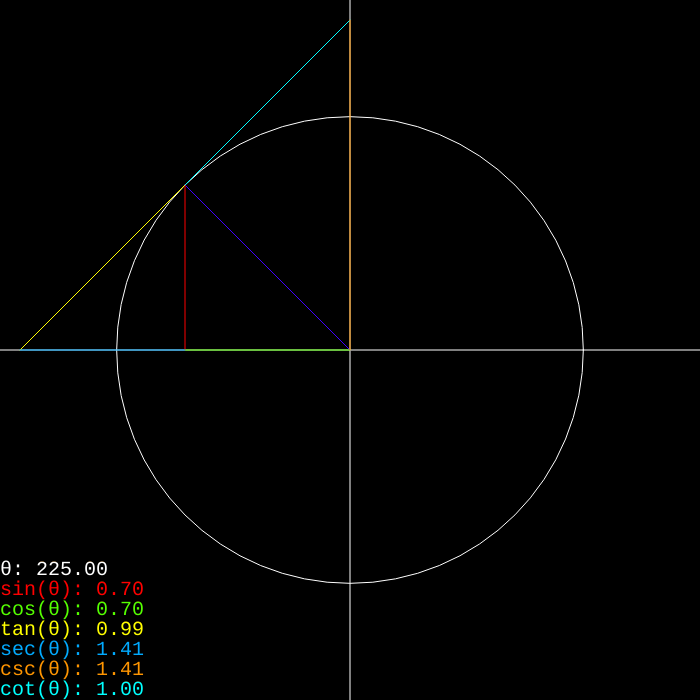
Frame 1 (no input)
Frame 60 (no input): identical to frame 1, image omitted
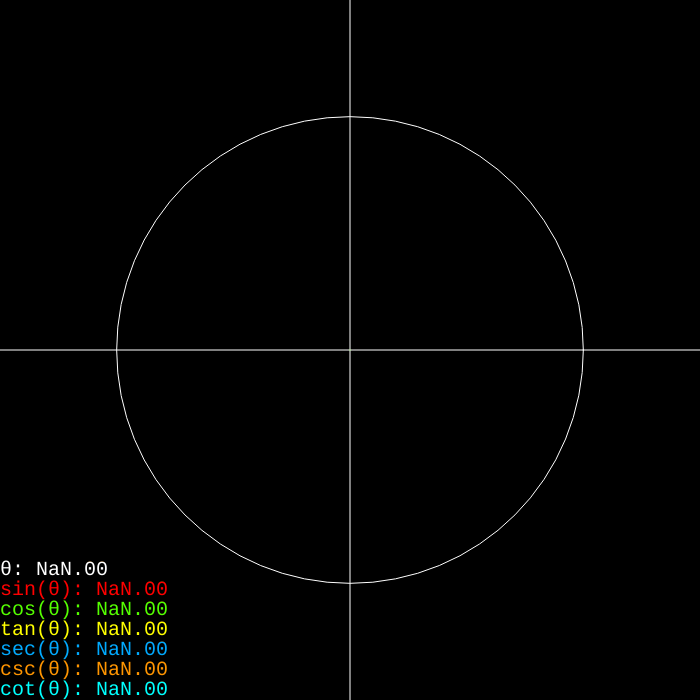
Frame 120 (the mouse pressed at the canvas centre since frame 60)

The p5.js sketch that drew these frames (run headless with seeded random() and noise() and a simulated clock; from frame 60 on, the mouse is pressed at the canvas centre):

// p5.js sketch
// ── sketch.js
let angle = 0;
let numOfTheDay;
let zoom = 1.5;
let speed = 0.5;

function setup() {
  createCanvas(700, 700);
  angleMode(DEGREES);
  colorMode(HSB);
  textSize(20);
  textFont("Monospace");
}

function draw() {
  if (mouseX > width/2){
    angle = atan((mouseY - height/2) / (mouseX - width/2));
  }else{
    angle = 180 + atan((mouseY - height/2) / (mouseX - width/2));
  }
  
  //angle += speed;
  
  stroke(255);
  translate(width/2, height/2);
  background(0);
  noFill();
  circle(0, 0, width/zoom);
  line(0, -height/2, 0, height/2);
  line(-width/2, 0, width/2, 0);
  
  //Hypotenuse
  stroke(255, 255, 255);
  line(0, 0, cos(angle) * (width/2)/zoom, sin(angle) * (width/2)/zoom);
  
  //Y-Axis
  stroke(0, 255, 255);
  line(cos(angle) * (width/2)/zoom, 0, cos(angle) * (width/2)/zoom, sin(angle) * (width/2)/zoom)
  
  //X-Axis
  stroke(100, 255, 255);
  line(cos(angle) * (width/2)/zoom, 0, 0, 0)
  
  //Tan Line
  stroke(60, 255, 255);
  push();
  line(cos(angle) * (width/2)/zoom, sin(angle) * (width/2)/zoom, ((1/cos(angle)) * width/2)/zoom, 0)
  pop();
  
  //CoTangent Line
  stroke(180, 255, 255);
  push();
  line(cos(angle) * (width/2)/zoom, sin(angle) * (width/2)/zoom, 0, ((1/sin(angle)) * width/2)/zoom)
  pop();
  
  //Secant
  stroke(200, 255, 255);
  push();
  line(cos(angle) * (width/2)/zoom, 0, ((1/cos(angle)) * width/2)/zoom, 0)
  pop();
  
  //CoSecant
  stroke(35, 255, 255);
  push();
  line(0, 0, 0, ((1/sin(angle)) * width/2)/zoom)
  pop();
  
  //Texts
  push();
  strokeWeight(0);
  fill(255);
  text(nfc("θ: " + abs(angle) % 360, 2), -width/2, height/2 - 125);
  
  numOfTheDay = abs((sin(angle) * (width/2)/zoom));
  numOfTheDay = ((numOfTheDay * zoom * 2) / width);
  fill(0, 255, 255);
  text(nfc("sin(θ): " + numOfTheDay, 2), -width/2, height/2 - 105);
  
  numOfTheDay = abs(cos(angle) * (width/2)/zoom);
  numOfTheDay = ((numOfTheDay * zoom * 2) / width);
  fill(100, 255, 255);
  text(nfc("cos(θ): " + numOfTheDay, 2), -width/2, height/2 - 85);
  
  numOfTheDay = abs(dist(cos(angle) * (width/2)/zoom, sin(angle) * (width/2)/zoom, ((1/cos(angle)) * width/2)/zoom, 0));
  numOfTheDay = ((numOfTheDay * zoom * 2) / width);
  fill(60, 255, 255);
  text(nfc("tan(θ): " + numOfTheDay, 2), -width/2, height/2 - 65);
  
  numOfTheDay = abs(dist(0,0, ((1/cos(angle)) * width/2)/zoom, 0));
  numOfTheDay = ((numOfTheDay * zoom * 2) / width);
  fill(200, 255, 255);
  text(nfc("sec(θ): " + numOfTheDay, 2), -width/2, height/2 - 45);
  
  numOfTheDay = abs(((1/sin(angle)) * width/2)/zoom);
  numOfTheDay = ((numOfTheDay * zoom * 2) / width);
  fill(35, 255, 255);
  text(nfc("csc(θ): " + numOfTheDay, 2), -width/2, height/2 - 25);
  
  numOfTheDay = abs(dist(cos(angle) * (width/2)/zoom, sin(angle) * (width/2)/zoom, 0, ((1/sin(angle)) * width/2)/zoom));
  numOfTheDay = ((numOfTheDay * zoom * 2) / width);
  fill(180, 255, 255);
  text(nfc("cot(θ): " + numOfTheDay, 2), -width/2, height/2 - 5);
  pop();
}
